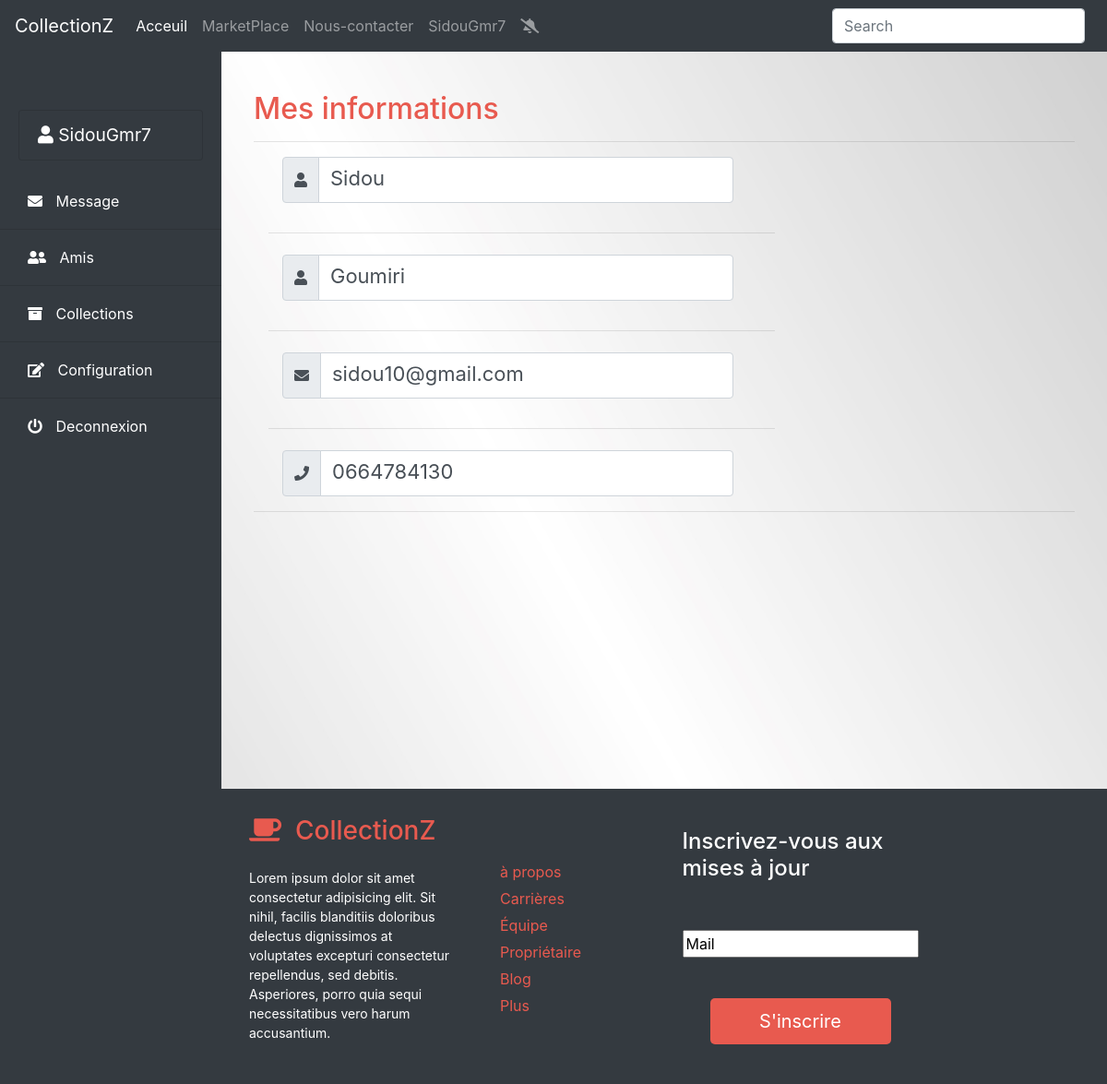
The app's page /compte.php (signed in) with its own data.
### tables this page shows
CREATE TABLE `users` (
  `ID` int(4) NOT NULL,
  `login` varchar(30) NOT NULL,
  `firstname` varchar(30) NOT NULL,
  `lastname` varchar(30) NOT NULL,
  `email` varchar(30) NOT NULL,
  `phonenumber` varchar(30) NOT NULL,
  `password` int(50) NOT NULL
);

### compte.php (the view, shortened to what this page needs)
<?php
  $id= $_SESSION['id'];
  require_once('php/config.php');
  $query= "SELECT * FROM users WHERE ID = '$id'";
  $result = $db->prepare($query);
  $result->execute();
  $rows = $result->fetchAll();
?>
<!DOCTYPE html>
<html lang="en">
<head>
    <link rel="stylesheet" type="text/css" href="css/bootstrap.min.css">
</head>
<body>
  <?php require "include/navbar.php" ?>
     <div class="d-flex" id="wrapper">
       <?php require "include/sidebar.php" ?>
       <div class="container-fluid">
         <div class="card-body">
           <h2 class="mt-4" style="color: #E85A4F;">Mes informations</h2>
           <hr class="hr-light">
           <div class="form-group">
             <div class="col-md-7 input-group m-3">
               <div class="input-group-prepend">
                  <div class="input-group-text">
                    <?php if (isset($_SESSION['admin'])): ?>
                      <i class="fas fa-user-tie"></i>
                    <?php else: ?>
                      <i class="fas fa-user"></i>
                    <?php endif; ?>
                    </div>
                </div>
                <p class="form-control"><?= $rows[0]['firstname'] ?></p>
             </div>
           </div>
           <hr class="hr-light col-md-7 m-3 float-left" ><br>
             <div class="form-group">
               <div class="col-md-7 input-group m-3">
                 <div class="input-group-prepend">
                    <div class="input-group-text "><i class="fas fa-user"></i></div>
                  </div>
                  <p class="form-control"><?= $rows[0]['lastname'] ?></p>
               </div>
             </div>
             <hr class="hr-light col-md-7 m-3 float-left" ><br>
             <div class="form-group">
               <div class="col-md-7 input-group m-3">
                 <div class="input-group-prepend">
                    <div class="input-group-text"><i class="fas fa-envelope"></i></div>
                  </div>
                  <p class="form-control"><?= $rows[0]['email'] ?></p>
               </div>
             </div>
             <hr class="hr-light col-md-7 m-3 float-left" ><br>
             <div class="form-group">
               <div class="col-md-7 input-group m-3">
                 <div class="input-group-prepend">
                    <div class="input-group-text"><i class="fas fa-phone"></i></div>
                  </div>
                  <p class="form-control"><?= $rows[0]['phonenumber'] ?></p>
               </div>
             </div>
             <hr class="hr-light">
         </div>
        </div>
      </div>
      <?php require "include/footer.php" ?>
</body>
</html>

### css/simple-sidebar.css (style rules this page uses)
#wrapper { overflow-x: hidden; }

### compte.php (style rules this page uses)
.col-md-7 .form-control { height: 50px; font-size: 22px; }

### include/navbar.php (style rules this page uses)
body { background-image:url("img/back.jpg"); background-repeat: no-repeat; background-size: 100% 100%; }

### include/sidebar.php (style rules this page uses)
body { background-repeat: no-repeat; background-size: 100% 100%; }

### records on screen
users: firstname "Sidou", lastname "Goumiri", email "sidou10@gmail.com", phonenumber "0664784130"

### other values on screen
$_SESSION['login'] "SidouGmr7"
